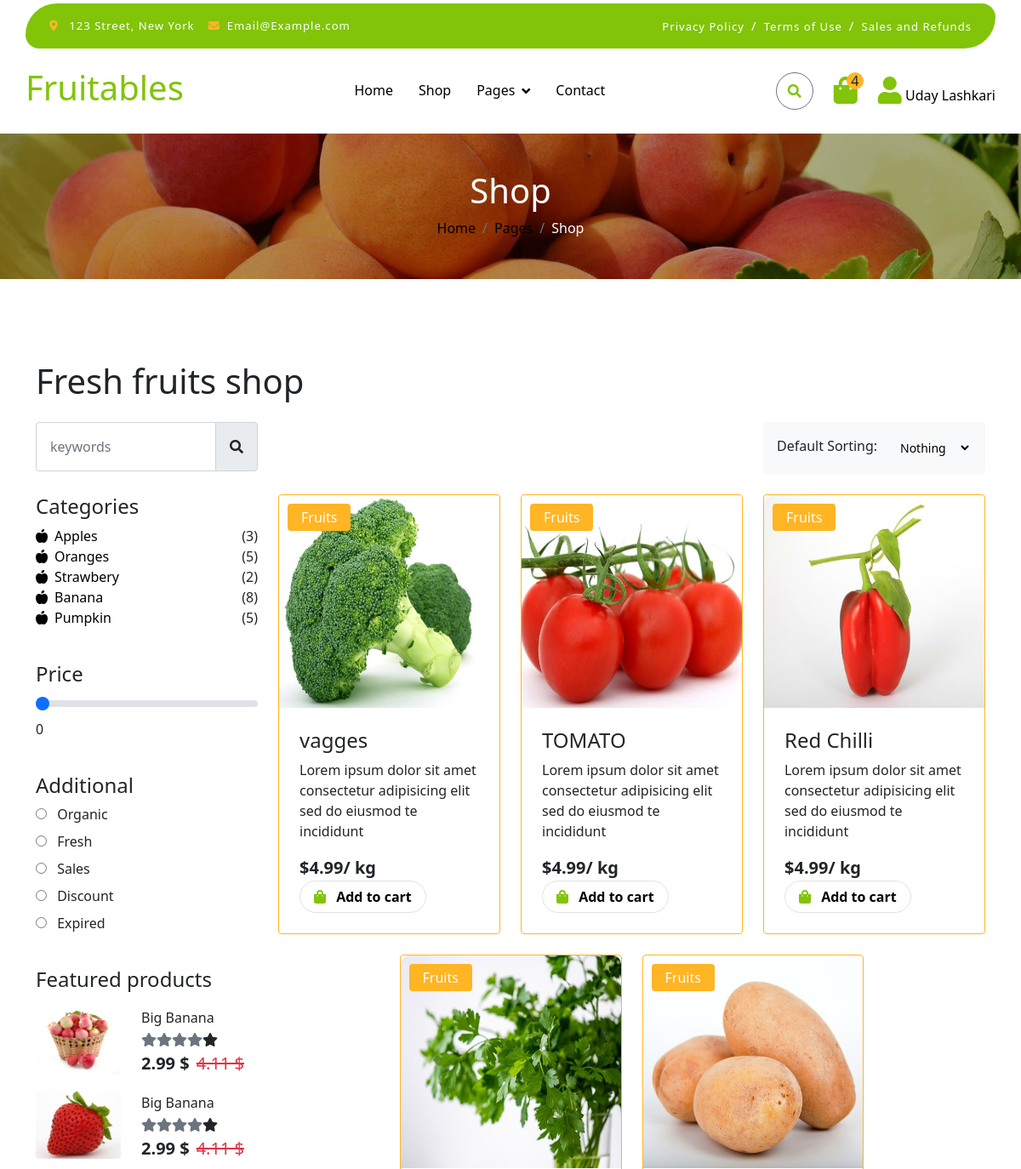
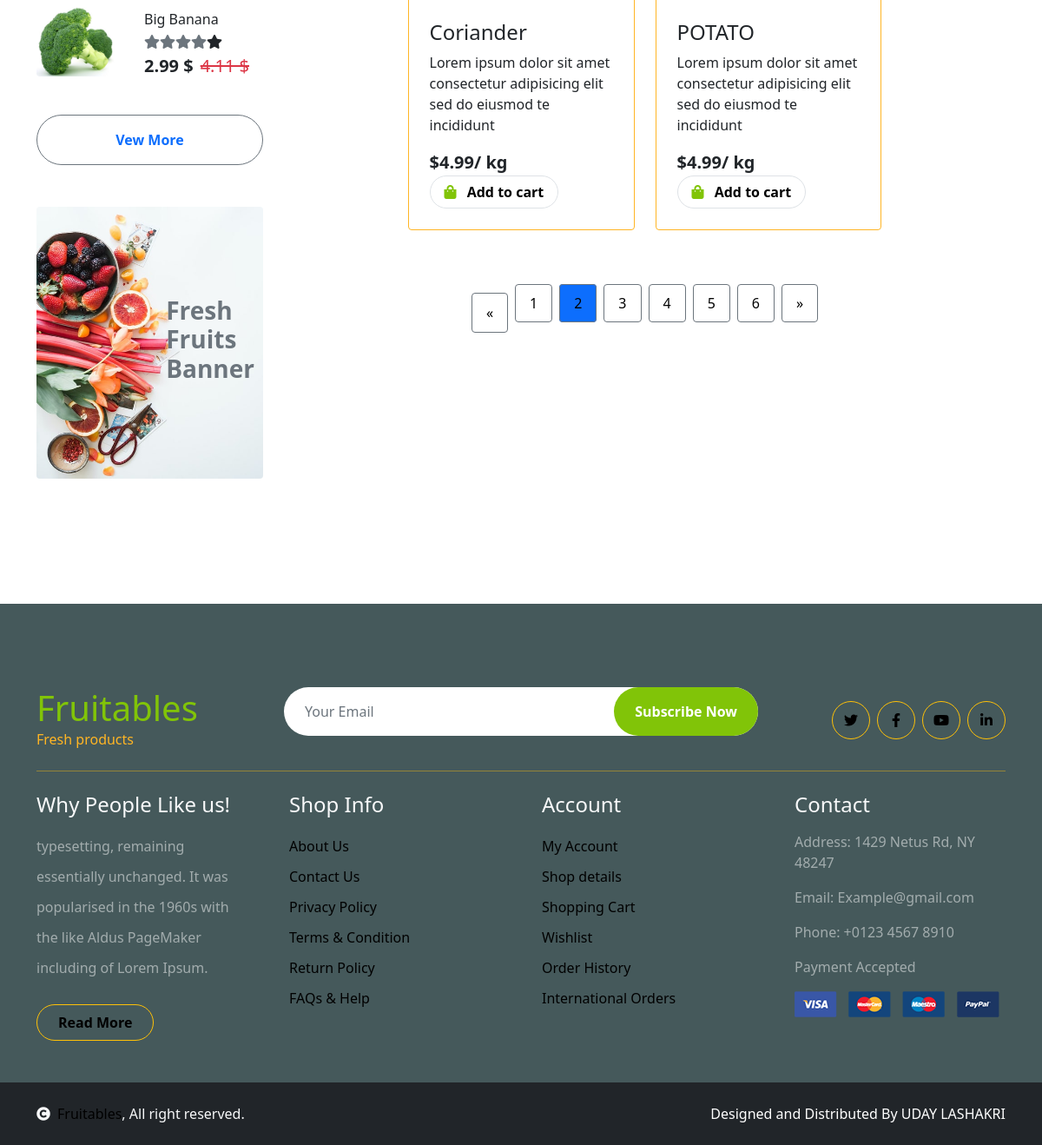
The app's page /pagination/pagination1.php (signed in) with its own data (2 pictures, top to bottom).
### tables this page shows
CREATE TABLE `user_info` (
  `id` int(11) NOT NULL,
  `name` varchar(50) NOT NULL,
  `lname` varchar(50) NOT NULL,
  `email` varchar(50) NOT NULL,
  `gen` varchar(50) NOT NULL,
  `pas` varchar(50) NOT NULL,
  `phone` int(50) NOT NULL,
  `city` varchar(50) NOT NULL,
  `pincode` varchar(50) NOT NULL,
  `country` varchar(50) NOT NULL
);

CREATE TABLE `product_detail` (
  `id` int(11) NOT NULL,
  `img` varchar(50) NOT NULL,
  `name` varchar(50) NOT NULL,
  `price` varchar(50) NOT NULL,
  `nameid` varchar(50) NOT NULL
);

### pagination/pagination1.php (the view, shortened to what the rows shown need)
<?php
include "config.php";
$pas = $_SESSION['pas'];
$sql = "SELECT * FROM `user_info` WHERE `pas` = '$pas'";
$res = mysqli_query($con, $sql);
$row2 = mysqli_fetch_assoc($res);
?>
<!DOCTYPE html>
<html lang="en">
    <head>
        <link rel="stylesheet" href="https://use.fontawesome.com/releases/v5.15.4/css/all.css"/>
        <link href="https://cdn.jsdelivr.net/npm/bootstrap-icons@1.4.1/font/bootstrap-icons.css" rel="stylesheet">
        <link href="lib/lightbox/css/lightbox.min.css" rel="stylesheet">
        <link href="lib/owlcarousel/assets/owl.carousel.min.css" rel="stylesheet">
        <link href="https://cdn.jsdelivr.net/npm/bootstrap@5.0.2/dist/css/bootstrap.min.css" rel="stylesheet"
>
        <link href="../css/style.css" rel="stylesheet">
    </head>
    <body>
        <div class="container-fluid fixed-top">
        <div class="container px-0">
            <nav class="navbar navbar-light bg-white navbar-expand-xl">
                <a href="index.php" class="navbar-brand">
                    <h1 class=" display-6" style="color: #81c408;">Fruitables</h1>
                </a>
                <div class="collapse navbar-collapse bg-white" id="navbarCollapse">
                    <div class="d-flex m-3 me-0">
                        <button
                            class="btn-search btn border border-secondary btn-md-square rounded-circle bg-white me-4"
                            data-bs-toggle="modal" data-bs-target="#searchModal" id="se"><i class="fas fa-search "
                                style="color: #81c408;"></i></button>
                        <a href="../cart.php" class="position-relative me-4 my-auto">
                            <i class="fa fa-shopping-bag fa-2x" style="color:#81c408 ;"></i>
                            <span
                                class="position-absolute rounded-circle d-flex align-items-center justify-content-center text-dark px-1"
                                style="top: -5px; left: 15px; height: 20px; min-width: 20px; background-color: #ffb524;">
                            </span>
                        </a>
                       <a href="../user_info.php" class="my-auto">
                                <i class="fas fa-user fa-2x" style="color:#81c408;"></i>
                                <?php echo  $row2['name']. " ".$row2['lname'] ?>
                            </a>
                    </div>
                </div>
            </nav>
        </div>
    </div>
        <div class="container-fluid page-header py-5">
            <h1 class="text-center text-white display-6">Shop</h1>
        </div>
        <div class="container-fluid fruite py-5">
            <div class="container py-5">
                <h1 class="mb-4">Fresh fruits shop</h1>
                <div class="row g-4">
                    <div class="col-lg-12">
                        <div class="row g-4">
                            <div class="col-lg-9">
                                <div class="row g-4 justify-content-center">
                                <?php
                                  $sql = "SELECT* FROM `product_detail` WHERE `nameid`='vagi'";
                                  $res = mysqli_query($con, $sql);
                                while($row=mysqli_fetch_assoc($res))
                                {
                                ?>
                                <div class="col-md-6 col-lg-4 col-xl-4 aaa ">
                                            <div class="rounded position-relative fruite-item " style=" border: 1px solid #FFB524;">
                                                <div class="fruite-img">
                                                    <img src="../img/<?php echo $row['img'] ?>"
                                                        class="img-fluid w-100 rounded-top imgh" alt="">
                                                </div>
                                                <div class="text-white  px-3 py-1 rounded position-absolute"
                                                    style="top: 10px; left: 10px; background-color: #ffb524;">Fruits
                                                </div>
                                                <div class="p-4   rounded-bottom">
                                                    <h4><?php echo $row['name'] ?></h4>
                                                    <p>Lorem ipsum dolor sit amet consectetur adipisicing elit sed do
                                                        eiusmod te incididunt</p>
                                                    <div class="d-flex justify-content-between flex-lg-wrap">
                                                        <p class="text-dark fs-5 fw-bold mb-0">
                                                            <?php echo "$" . $row['price'] . "/ kg" ?></p>
                                                            <a href="../shop-detail.php?id=<?php echo $row['id']; ?>"
                                                        class="btn border  aa rounded-pill px-3 " style="color: #81c408;"><i
                                                            class="fa fa-shopping-bag me-2 " style="color: #81c408;"></i>
                                                        Add to cart</a></div>
                                                </div>
                                            </div>
                                        </div>
                                    <?php
                                }
                                ?>
                                    </div>
                                </div>
                            </div>
                        </div>
                    </div>
                </div>
            </div>
        <div class="container-fluid text-white-50 footer pt-5 mt-5 w-100" style="background-color: #45595b !important;">
            <div class="container py-5">
                <div class="pb-4 mb-4" style="border-bottom: 1px solid rgba(226, 175, 24, 0.5) ;">
                    <div class="row g-4">
                        <div class="col-lg-3">
                            <a href="#">
                                <h1 class=" mb-0" style="color: #81c408;">Fruitables</h1>
                            </a>
                        </div>
                    </div>
                </div>
            </div>
        </div>
    </body>
</html>

### records on screen
user_info: name "Uday", lname "Lashkari"
product_detail: img (picture), name "vagges", price "4.99"
product_detail: img (picture), name "TOMATO", price "4.99"
product_detail: img (picture), name "Red Chilli", price "4.99"
product_detail: img (picture), name "Coriander", price "4.99"
product_detail: img (picture), name "POTATO", price "4.99"

### other values on screen
$i "4"
